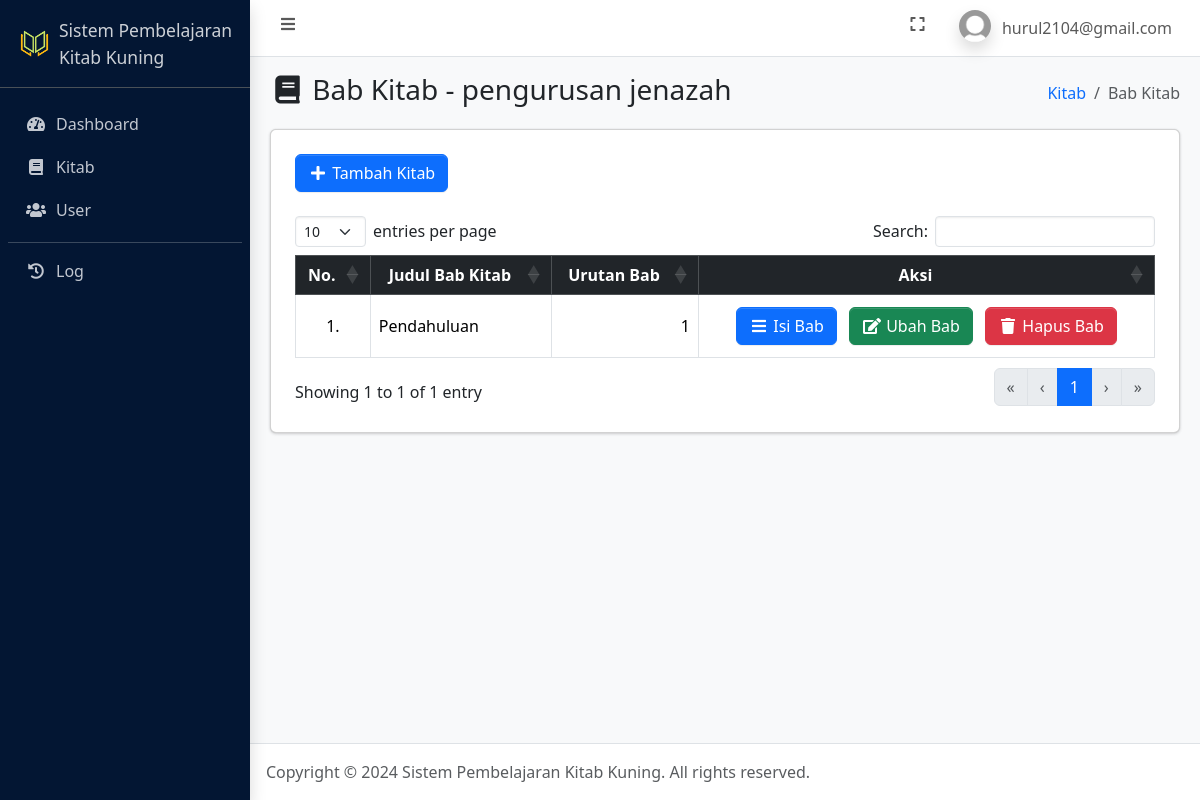
Screenshot of /bab_kitab.php?id_kitab=5 (signed in) with the database file from the repository.
### tables this page shows
CREATE TABLE `user` (
  `id_user` int(11) NOT NULL,
  `nama_lengkap` varchar(100) NOT NULL,
  `email` varchar(100) NOT NULL,
  `password` varchar(255) NOT NULL,
  `role` enum('admin','pengguna') NOT NULL,
  `foto` text NOT NULL,
  `is_active` int(1) NOT NULL,
  `dibuat_pada` datetime NOT NULL DEFAULT current_timestamp()
);

CREATE TABLE `kitab` (
  `id_kitab` int(11) NOT NULL,
  `nama_kitab` varchar(255) NOT NULL,
  `pengarang` varchar(255) DEFAULT NULL,
  `jumlah_dibaca` int(11) DEFAULT NULL,
  `dibuat_pada` datetime NOT NULL DEFAULT current_timestamp()
);

CREATE TABLE `bab_kitab` (
  `id_bab_kitab` int(11) NOT NULL,
  `id_kitab` int(11) NOT NULL,
  `judul_bab_kitab` varchar(255) NOT NULL,
  `urutan_bab` int(11) NOT NULL
);

### connection.php (called while the page is built, shortened)
<?php
	$host = 'localhost';
	$user = 'root';
	$pass = '';
	$database = 'pembelajaran_kitab_kuning';
	$conn = mysqli_connect($host, $user, $pass, $database);
    if (isset($_SESSION['id_user'])) {
    	$id_user = $_SESSION['id_user'];
		$dataUser = mysqli_fetch_assoc(mysqli_query($conn, "SELECT * FROM user WHERE id_user = $id_user"));
	}
?>

### bab_kitab.php (the view, shortened to what this page needs)
<?php
    require_once 'connection.php';
    $id_kitab = $_GET['id_kitab'];
    $data_kitab = mysqli_fetch_assoc(mysqli_query($conn, "SELECT * FROM kitab WHERE id_kitab = '$id_kitab'"));
    $bab_kitab = mysqli_query($conn, "SELECT * FROM bab_kitab WHERE id_kitab = '$id_kitab' ORDER BY urutan_bab ASC");
?>
<!DOCTYPE html>
<html lang="en">
<head>
    <?php include_once 'include/head.php'; ?>
</head>
<body class="layout-fixed sidebar-expand-lg bg-body-tertiary">
    <div class="app-wrapper">
        <?php include_once 'include/navbar.php'; ?>
        <?php include_once 'include/sidebar.php'; ?>
        <main class="app-main">
            <div class="app-content-header">
                <div class="container-fluid">
                    <div class="row">
                        <div class="col-sm-8">
                            <h3 class="mb-0"><i class="nav-icon fas fa-fw fa-book"></i> Bab Kitab - <?= $data_kitab['nama_kitab']; ?></h3>
                        </div>
                        <div class="col-sm-4">
                            <ol class="breadcrumb float-sm-end">
                                <li class="breadcrumb-item"><a href="kitab.php">Kitab</a></li>
                                <li class="breadcrumb-item active" aria-current="page">
                                    Bab Kitab
                                </li>
                            </ol>
                        </div>
                    </div>
                </div>
            </div>
            <div class="app-content">
                <div class="container-fluid">
                    <div class="card">
                        <div class="card-body">
                            <div class="table-responsive p-2">
                                <a href="tambah_bab_kitab.php?id_kitab=<?= $id_kitab; ?>" class="mb-3 btn btn-primary"><i class="fas fa-fw fa-plus"></i> Tambah Kitab</a>
                                <table class="table table-bordered" id="table_id">
                                    <thead class="table-dark">
                                        <tr>
                                            <th class="text-center align-middle">No.</th>
                                            <th class="text-center align-middle">Judul Bab Kitab</th>
                                            <th class="text-center align-middle">Urutan Bab</th>
                                            <th class="text-center align-middle">Aksi</th>
                                        </tr>
                                    </thead>
                                    <tbody>
                                        <?php $i = 1; ?>
                                        <?php foreach ($bab_kitab as $dbk): ?>
                                            <tr>
                                                <td class="text-center align-middle"><?= $i++; ?>.</td>
                                                <td class="align-middle"><?= $dbk['judul_bab_kitab']; ?></td>
                                                <td class="align-middle"><?= $dbk['urutan_bab']; ?></td>
                                                <td class="text-center align-middle">
                                                    <a href="isi_bab.php?id_bab_kitab=<?= $dbk['id_bab_kitab']; ?>" class="m-1 btn btn-primary"><i class="fas fa-fw fa-bars"></i> Isi Bab</a>
                                                    <a href="ubah_bab_kitab.php?id_bab_kitab=<?= $dbk['id_bab_kitab']; ?>" class="m-1 btn btn-success"><i class="fas fa-fw fa-edit"></i> Ubah Bab</a>
                                                    <a href="hapus_bab_kitab.php?id_bab_kitab=<?= $dbk['id_bab_kitab']; ?>" data-nama="<?= $dbk['judul_bab_kitab']; ?>" class="m-1 btn btn-danger btn-delete"><i class="fas fa-fw fa-trash"></i> Hapus Bab</a>
                                                </td>
                                            </tr>
                                        <?php endforeach ?>
                                    </tbody>
                                </table>
                            </div>
                        </div>
                    </div>
                </div>
            </div>
        </main>
        <?php include_once 'include/footer.php'; ?>
    </div>
</body>
</html>

### include/navbar.php (shortened to what this page needs)
<nav class="app-header navbar navbar-expand bg-body">
    <div class="container-fluid">
        <ul class="navbar-nav">
            <li class="nav-item"> <a class="nav-link" data-lte-toggle="sidebar" href="#" role="button"> <i class="fas fa-fw fa-bars"></i> </a> </li>
        </ul>
        <ul class="navbar-nav ms-auto">
            <li class="nav-item"> <a class="nav-link" href="#" data-lte-toggle="fullscreen"> <i data-lte-icon="maximize" class="fas fa-fw fa-expand"></i> </a> </li>
            <li class="nav-item dropdown user-menu">
                <a href="#" class="nav-link dropdown-toggle" data-bs-toggle="dropdown" aria-expanded="false">
                    <img src="assets/img/profiles/default.jpg" class="user-image rounded-circle shadow" alt="User Image">
                    <span class="d-none d-md-inline"><?= $dataUser['email']; ?></span>
                </a>
            </li>
        </ul>
    </div>
</nav>

### rows the page displays
user: email "hurul2104@gmail.com"
kitab: nama_kitab "pengurusan jenazah"
bab_kitab: judul_bab_kitab "Pendahuluan", urutan_bab "1"
